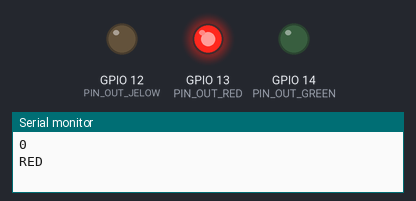
A program run on a simulated ESP32. Shown: output pins drawn as LEDs (lit = HIGH), the last lines printed to the serial monitor.

Above: at 2.5 s.
At 9.5 s:
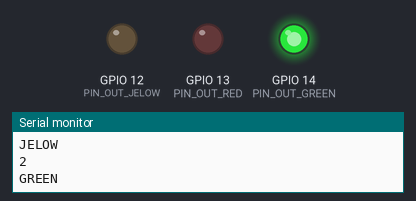
At 12.1 s:
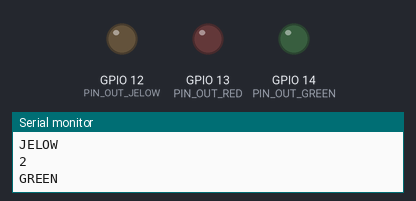
At 14.2 s:
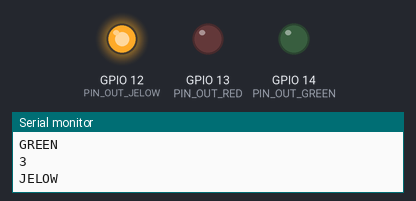
Timing chart, 0 to 19.8 s (numbered marks = the images above):
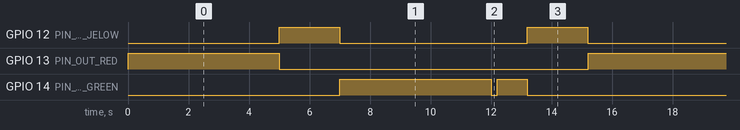

Measured:
- by itself, GPIO 12 (PIN_OUT_JELOW): repeats every 15.2 s: LOW 6.2 s, HIGH 2.0 s, LOW 5.0 s, HIGH 2.0 s
- by itself, GPIO 13 (PIN_OUT_RED): alternates HIGH for 5.0 s and LOW for 10.2 s
- by itself, GPIO 14 (PIN_OUT_GREEN): repeats every 15.2 s: LOW 0.20 s, HIGH 1.0 s, LOW 9.0 s, HIGH 5.0 s

The program:

main.cpp
```cpp
// project - ESP32_Lesson_004
//  https://wokwi.com/projects/new/esp32

#include <Arduino.h>
#define PIN_IN_1 23
#define PIN_OUT_RED 13
#define PIN_OUT_JELOW 12
#define PIN_OUT_GREEN 14

int num_color = 0;
char arr_color[4] = {'r', 'j', 'g', 'j'};

void setup()
{
    Serial.begin(115200);
    pinMode(PIN_IN_1, INPUT_PULLUP);

    pinMode(PIN_OUT_RED, OUTPUT);
    pinMode(PIN_OUT_JELOW, OUTPUT);
    pinMode(PIN_OUT_GREEN, OUTPUT);
}

void blink_red(int time);
void blink_jelow(int time);
void blink_green(int time);

void loop()
{
    // bool value = digitalRead(PIN_IN_1);
    // Serial.print(value);
    // delay(200);

    Serial.println(num_color);

    switch (arr_color[num_color])
    {
    case 'r':
        Serial.println("RED");
        blink_red(5000);
        break;
    case 'j':
        Serial.println("JELOW");
        blink_jelow(2000);
        break;
    default:
        Serial.println("GREEN");
        blink_green(5000);
        break;
    }

    ++num_color;
    if (num_color == 4)
        num_color = 0;
}

void blink_red(int time)
{
    digitalWrite(PIN_OUT_RED, true);
    delay(time);
    digitalWrite(PIN_OUT_RED, false);
}

void blink_jelow(int time)
{
    digitalWrite(PIN_OUT_JELOW, true);
    delay(time);
    digitalWrite(PIN_OUT_JELOW, false);
}

void blink_green(int time)
{
    digitalWrite(PIN_OUT_GREEN, true);
    delay(time);
    digitalWrite(PIN_OUT_GREEN, false);
    delay(200);

    digitalWrite(PIN_OUT_GREEN, true);
    delay(1000);
    digitalWrite(PIN_OUT_GREEN, false);
}
```
